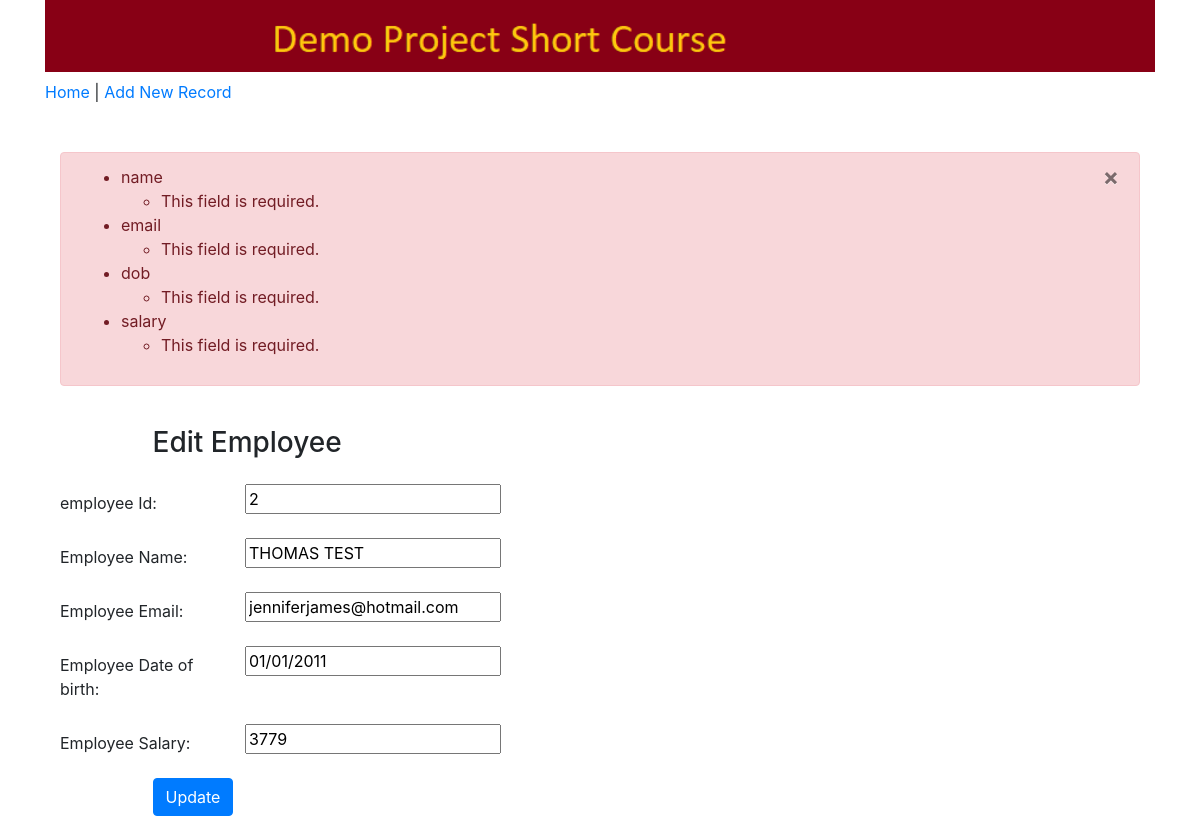
Screenshot of /update/2 with the database file from the repository.
### less4App/models.py (models this page shows, shortened)
class Employee(models.Model):
    id = models.AutoField(primary_key=True)
    name = models.CharField("Employee Name", max_length=100)
    email = models.EmailField("Email Address", max_length=100)
    dob = models.DateTimeField("Date of Birth",help_text="Format: yyyy/mm/dd")
    salary = models.FloatField("Monthly Salary")
    class Meta:
        db_table = "employees"

### less4App/views.py (the view)
# urls.py: path('update/<int:id>', views.update),
def update(request,id):
    employee = Employee.objects.get(id=id)
    form = EmployeeForm(request.POST,request.FILES,instance=employee)
    if form.is_valid():
        try:
            form.save()
            messages.error(request,'Update successfully ')
            return redirect('/')
        except Exception as e:
                print("type error: " + str(e))
    else:
        messages.error(request,form.errors)
    return render(request, 'edit.html', {'employee': employee,'form':form})

### less4App/forms.py
class EmployeeForm(forms.ModelForm):
    class Meta:
        model = Employee
        fields = "__all__"
        widgets = {
                'dob'   : forms.DateInput(attrs={'class': 'form-control datepicker1'}),
                'name'  : forms.TextInput(attrs={'class': 'form-control'}),
                'email' : forms.TextInput(attrs={'class': 'form-control','placeholder': 'Email Address'}),
                'salary': forms.TextInput(attrs={'class': 'form-control'}),
    	}
        dob = forms.DateField(
            widget=forms.DateInput(format='%Y/%m/%d'),input_formats=('%Y/%m/%d', )
        )

### templates/edit.html (shortened to what this page needs)
{% extends 'base.html' %}
{% block content %}
    <form method="POST" class="post-form" action="/update/{{employee.id}}" enctype="multipart/form-data">
        <div class="container">
        {% for message in messages %}
            <div class="alert alert-danger">
                <a class="close" href="#" data-dismiss="alert">×</a>
                {{ message }}
            </div>
        {% endfor %}
        <br>
        <div class="form-group row">
        <label class="col-sm-1 col-form-label"></label>
        <div class="col-sm-4">
        <h3>Edit Employee</h3>
        </div>
      </div>
      <div class="form-group row">
        <label class="col-sm-2 col-form-label">employee Id:</label>
        <div class="col-sm-4">
            <input type="text" name="id" id="id_id" required maxlength="20" value="{{ employee.id }}"/>
        </div>
      </div>
      <div class="form-group row">
        <label class="col-sm-2 col-form-label">Employee Name:</label>
        <div class="col-sm-4">
          <input type="text" name="name" id="id_name" required maxlength="20" value="{{ employee.name | upper }}"/>
        </div>
      </div>
        <div class="form-group row">
        <label class="col-sm-2 col-form-label">Employee Email:</label>
        <div class="col-sm-4">
          <input type="text" name="email" id="id_email" required maxlength="20" value="{{ employee.email }}"/>
        </div>
      </div>
        <div class="form-group row">
        <label class="col-sm-2 col-form-label">Employee Date of birth:</label>
        <div class="col-sm-4">
          <input type="text" name="dob" id="id_dob" required maxlength="20" value="{{ employee.dob | date:"m/d/Y"  }}"/>
        </div>
      </div>
      <div class="form-group row">
    <label class="col-sm-2 col-form-label">Employee Salary:</label>
    <div class="col-sm-4">
      <input type="text" name="salary" id="id_salary" required maxlength="20" value="{{ employee.salary |floatformat:"-3"}}"/>
    </div>
  </div>
        <div class="form-group row">
        <label class="col-sm-1 col-form-label"></label>
        <div class="col-sm-4">
        <button type="submit" class="btn btn-primary">Update</button>
        </div>
      </div>
        </div>
    </form>
{% endblock %}

### rows the page displays
Employee: id "2", name "THOMAS TEST", email "jenniferjames@hotmail.com", dob "01/01/2011", salary "3779"

### other values shown
{{ message }} "name This field is required. email This field is required. dob This field is required. salary This field is required."
